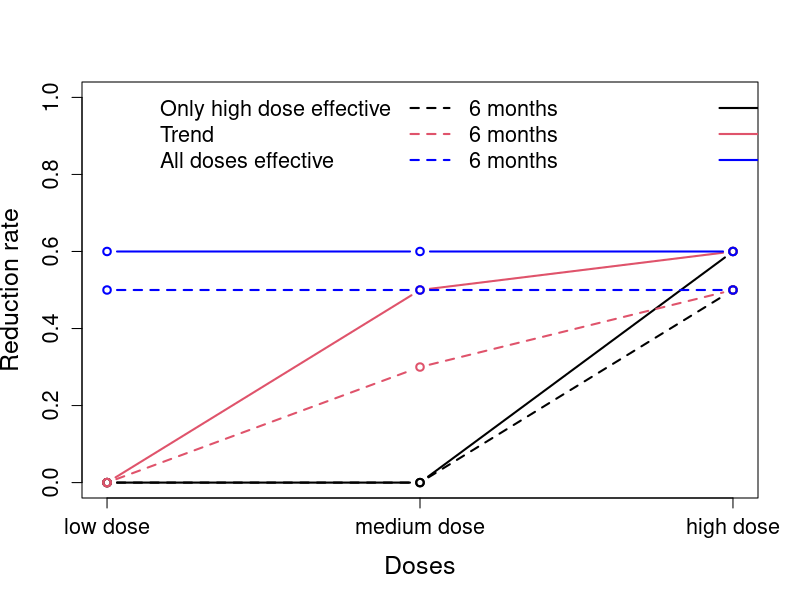
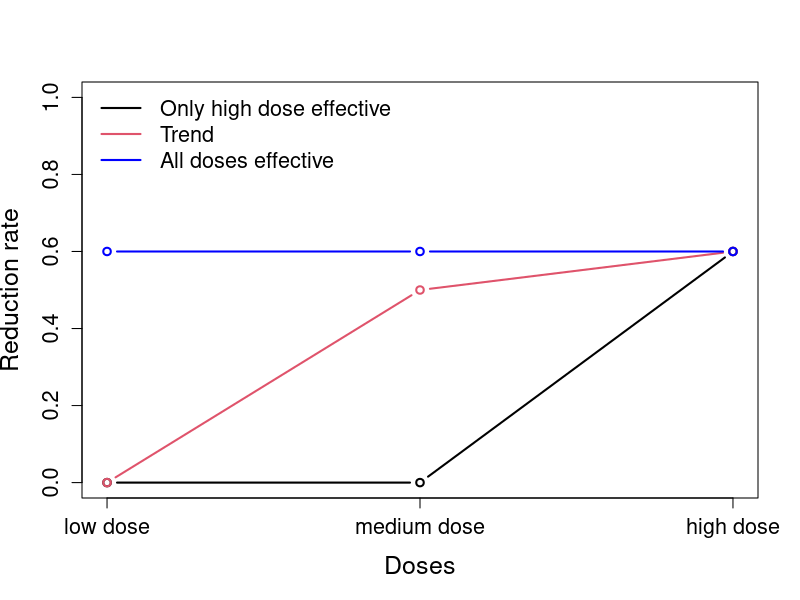

The R script that drew these images, in order: (Note: this script raises an error after producing the figures.)
#save.image(file='eWHORM.RData')
#load('yoursession.RData')


###################################################################
#oncho

mu<-19
sigma<-30
rmonth=1


##################################
#
# Simulation 1
#


r0_6no=0
r1_6no=0
r2_6no=0
r3_6no=0
r0_12no=0
r1_12no=0
r2_12no=0
r3_12no=0

r0_6lo=0
r1_6lo=0
r2_6lo=0
r3_6lo=0.5
r0_12lo=0
r1_12lo=0
r2_12lo=0
r3_12lo=0.6

r0_6me=0
r1_6me=0
r2_6me=0.3
r3_6me=0.5
r0_12me=0
r1_12me=0
r2_12me=0.5
r3_12me=0.6

r0_6hi=0
r1_6hi=0.5
r2_6hi=0.5
r3_6hi=0.5
r0_12hi=0
r1_12hi=0.6
r2_12hi=0.6
r3_12hi=0.6

pdf(file ="Scenarios.pdf", width = 10, height = 10, pointsize = 12, paper = "special")
plot(1:3,c(r1_6lo,r2_6lo,r3_6lo),type="b",lty=2,ylim=c(0,1),ylab="Reduction rate",xlab="Doses",lwd=2,xaxt="n",cex.lab=1.5,cex.axis=1.3)
axis(1,c(1:3),c("low dose","medium dose","high dose"),cex.axis=1.3,cex=1.3)#,c("Selection","condPow","Pow"),padj=-0.3,cex.axis=1.3)
legend("topleft",legend=c("Only high dose effective","Trend","All doses effective","6 months","6 months","6 months","12 months","12 months","12 months"),lwd=2,col=c("white","white","white",1,2,"blue",1,2,"blue"),bty="n",lty=c(1,1,1,2,2,2),ncol=3,cex=1.3)
lines(1:3,c(r1_12lo,r2_12lo,r3_12lo),type="b",lty=1,lwd=2)
lines(1:3,c(r1_12me,r2_12me,r3_12me),type="b",lty=1,lwd=2,col=2)
lines(1:3,c(r1_6me,r2_6me,r3_6me),type="b",lty=2,lwd=2,col=2)            
lines(1:3,c(r1_12hi,r2_12hi,r3_12hi),type="b",lty=1,lwd=2,col="blue")
lines(1:3,c(r1_6hi,r2_6hi,r3_6hi),type="b",lty=2,lwd=2,col="blue")            
dev.off()

pdf(file ="Scenarios_Trichuris.pdf", width = 10, height = 10, pointsize = 12, paper = "special")
plot(1:3,c(r1_12lo,r2_12lo,r3_12lo),type="b",lty=1,ylim=c(0,1),ylab="Reduction rate",xlab="Doses",lwd=2,xaxt="n",cex.lab=1.5,cex.axis=1.3)
axis(1,c(1:3),c("low dose","medium dose","high dose"),cex.axis=1.3,cex=1.3)#,c("Selection","condPow","Pow"),padj=-0.3,cex.axis=1.3)
legend("topleft",legend=c("Only high dose effective","Trend","All doses effective"),lwd=2,col=c(1,2,"blue"),bty="n",lty=c(1,1,1),ncol=1,cex=1.3)
lines(1:3,c(r1_12me,r2_12me,r3_12me),type="b",lty=1,lwd=2,col=2)
lines(1:3,c(r1_12hi,r2_12hi,r3_12hi),type="b",lty=1,lwd=2,col="blue")
dev.off()






mu_raw_0 = mu
sd_raw_0 = sigma 
rho = 0.5
n_trials=10000
n_arms = 4
N1<-c(80,80,80,120,120,120)
N = 200-N1

alpha1<-c(.1,.2,.3,.1,.2,.3)
alpha=.025
sim_out1=1
sel_scen=0
side1=1
test1=0
dropout=.1
rr0=0
rr1=0
rr2=0
rr3=0

#no_effect

#simulation.global.null<-c(mu_raw_0, sd_raw_0, r0_6,r1_6,r2_6,r3_6, r0_12,r1_12,r2_12,r3_12,  rho ,   #data.matrix(expand.grid
#            n_trials,n_arms,N1 , N, rmonth, alpha1 , alpha,  sim_out1,sel_scen, side1, test1)#)

oncho_no_effect<-mapply(simul_res,mu_raw_0, sd_raw_0 , r0_6no,r1_6no,r2_6no,r3_6no, r0_12no,r1_12no,r2_12no,r3_12no,  rho ,
       n_trials,4,N1 , N, rmonth, alpha1 , alpha,
       sim_out1,sel_scen, side1,test1,dropout,rr0,rr1,rr2,rr3)



#low_effect
oncho_low_effect<-mapply(simul_res,mu_raw_0, sd_raw_0 , r0_6lo,r1_6lo,r2_6lo,r3_6lo, r0_12lo,r1_12lo,r2_12lo,r3_12lo,  rho ,
                        n_trials,4,N1 , N, rmonth, alpha1 , alpha,
                        sim_out1,sel_scen, side1,test1,dropout,rr0,rr1,rr2,rr3)


#med_effect

oncho_med_effect<-mapply(simul_res,mu_raw_0, sd_raw_0 , r0_6me,r1_6me,r2_6me,r3_6me, r0_12me,r1_12me,r2_12me,r3_12me,  rho ,
                         n_trials,4,N1 , N, rmonth, alpha1 , alpha,
                         sim_out1,sel_scen, side1,test1,dropout,rr0,rr1,rr2,rr3)



#high_effect

oncho_high_effect<-mapply(simul_res,mu_raw_0, sd_raw_0 , r0_6hi,r1_6hi,r2_6hi,r3_6hi, r0_12hi,r1_12hi,r2_12hi,r3_12hi,  rho ,
                         n_trials,4,N1 , N, rmonth, alpha1 , alpha,
                         sim_out1,sel_scen, side1,test1,dropout,rr0,rr1,rr2,rr3)




#Power
pdf(file ="Oncho_Pow.pdf", width = 12, height = 9, pointsize = 12, paper = "special")

par (mfrow=c(3,4), mar=c(1, 1, 1, 1), oma=c(3, 3, 1, 1))
#plot(1:3,oncho_no_effect[7,1:3],type="b",xaxt="n",ylim=c(0,1),lty=1,lwd=2,col=1)
#mtext(side=2,"Proportion",cex=1,line=2.1)#,line=2.2)
#mtext(side=3,"Low Dose",cex=1.3)#,line=2.2)
#lines(1:3,oncho_no_effect[7,4:6],type="b",lwd=2,col=2)
#lines(1:3,oncho_no_effect[11,1:3],type="b",lwd=2,col=3,lty=2)
#lines(1:3,oncho_no_effect[15,1:3],type="b",lwd=2,col=5,lty=2)

#plot(1:3,oncho_no_effect[8,1:3],type="b",xaxt="n",yaxt="n",ylim=c(0,1),lwd=2,col=1)
#mtext(side=3,"Medium Dose",cex=1.3)#,line=2.2)
#lines(1:3,oncho_no_effect[8,4:6],type="b",lwd=2,col=2)
#lines(1:3,oncho_no_effect[12,1:3],type="b",lwd=2,col=3,lty=2)
#lines(1:3,oncho_no_effect[16,1:3],type="b",lwd=2,col=5,lty=2)

#plot(1:3,oncho_no_effect[9,1:3],type="b",xaxt="n",yaxt="n",ylim=c(0,1),lwd=2,col=1)
#mtext(side=3,"High Dose",cex=1.3)#,line=2.2)
#lines(1:3,oncho_no_effect[9,4:6],type="b",lwd=2,col=2)
#lines(1:3,oncho_no_effect[13,1:3],type="b",lwd=2,col=3,lty=2)
#lines(1:3,oncho_no_effect[17,1:3],type="b",lwd=2,col=5,lty=2)

#plot(1:3,oncho_no_effect[10,1:3],type="b",xaxt="n",yaxt="n",ylim=c(0,1),lwd=2,col=1)
#mtext(side=3,"Disjunctive",cex=1.3)#,line=2.2)
#lines(1:3,oncho_no_effect[10,4:6],type="b",lwd=2,col=2)
#lines(1:3,oncho_no_effect[14,1:3],type="b",lwd=2,col=3,lty=2)
#lines(1:3,oncho_no_effect[18,1:3],type="b",lwd=2,col=5,lty=2)
#mtext(side=4,"Global null hypothesis",cex=1,line=1)#,line=2.2)



plot(1:3,oncho_low_effect[7,1:3],type="b",xaxt="n",ylim=c(0,1),lty=1,lwd=2,col=1,cex.axis=1.3)
legend("top",legend=c(expression(N[1]==80),expression(N[1]==120),"MA1","MA2"),lwd=2,col=c(1,2,3,4,"white","white"),lty=c(1,1,2,2),bty="n",cex=1.3)
mtext(side=2,"Proportion",cex=1,line=2.1)#,line=2.2)
mtext(side=3,"Low Dose",cex=1.3)#,line=2.2)
lines(1:3,oncho_low_effect[7,4:6],type="b",lty=1,lwd=2,col=2)
lines(1:3,oncho_low_effect[11,1:3],type="b",lwd=2,col=3,lty=2)
lines(1:3,oncho_low_effect[15,1:3],type="b",lwd=2,col=5,lty=2)

plot(1:3,oncho_low_effect[8,1:3],type="b",xaxt="n",yaxt="n",ylim=c(0,1),lwd=2,col=1)
mtext(side=3,"Medium Dose",cex=1.3)#,line=2.2)
lines(1:3,oncho_low_effect[8,4:6],type="b",lwd=2,col=2)
lines(1:3,oncho_low_effect[12,1:3],type="b",lwd=2,col=3,lty=2)
lines(1:3,oncho_low_effect[16,1:3],type="b",lwd=2,col=5,lty=2)

plot(1:3,oncho_low_effect[9,1:3],type="b",xaxt="n",yaxt="n",ylim=c(0,1),lwd=2,col=1)
mtext(side=3,"High Dose",cex=1.3)#,line=2.2)
lines(1:3,oncho_low_effect[9,4:6],type="b",lwd=2,col=2)
lines(1:3,oncho_low_effect[13,1:3],type="b",lwd=2,col=3,lty=2)
lines(1:3,oncho_low_effect[17,1:3],type="b",lwd=2,col=5,lty=2)

plot(1:3,oncho_low_effect[10,1:3],type="b",xaxt="n",yaxt="n",ylim=c(0,1),lwd=2,col=1)
lines(1:3,oncho_low_effect[10,4:6],type="b",lwd=2,col=2)
mtext(side=3,"Disjunctive",cex=1.3)#,line=2.2)lines(1:3,oncho_low_effect[10,4:6],type="b",lwd=2,col=2)
lines(1:3,oncho_low_effect[14,1:3],type="b",lwd=2,col=3,lty=2)
lines(1:3,oncho_low_effect[18,1:3],type="b",lwd=2,col=5,lty=2)
mtext(side=4,"Scenario high dose eff.",cex=1,line=1)#,line=2.2)


plot(1:3,oncho_med_effect[7,1:3],type="b",xaxt="n",ylim=c(0,1),lty=1,lwd=2,col=1,cex.axis=1.3)
mtext(side=2,"Proportion",cex=1,line=2.1)#,line=2.2)
lines(1:3,oncho_med_effect[7,4:6],type="b",lty=1,lwd=2,col=2)
lines(1:3,oncho_med_effect[11,1:3],type="b",lwd=2,col=3,lty=2)
lines(1:3,oncho_med_effect[15,1:3],type="b",lwd=2,col=5,lty=2)

plot(1:3,oncho_med_effect[8,1:3],type="b",xaxt="n",yaxt="n",ylim=c(0,1),lwd=2,col=1)
lines(1:3,oncho_med_effect[8,4:6],type="b",lwd=2,col=2)
lines(1:3,oncho_med_effect[12,1:3],type="b",lwd=2,col=3,lty=2)
lines(1:3,oncho_med_effect[16,1:3],type="b",lwd=2,col=5,lty=2)

plot(1:3,oncho_med_effect[9,1:3],type="b",xaxt="n",yaxt="n",ylim=c(0,1),lwd=2,col=1)
lines(1:3,oncho_med_effect[9,4:6],type="b",lwd=2,col=2)
lines(1:3,oncho_med_effect[13,1:3],type="b",lwd=2,col=3,lty=2)
lines(1:3,oncho_med_effect[17,1:3],type="b",lwd=2,col=5,lty=2)

plot(1:3,oncho_med_effect[10,1:3],type="b",xaxt="n",yaxt="n",ylim=c(0,1),lwd=2,col=1)
lines(1:3,oncho_med_effect[10,4:6],type="b",lwd=2,col=2)
lines(1:3,oncho_med_effect[14,1:3],type="b",lwd=2,col=3,lty=2)
lines(1:3,oncho_med_effect[18,1:3],type="b",lwd=2,col=5,lty=2)
mtext(side=4,"Scenario Trend",cex=1,line=1)#,line=2.2)

plot(1:3,oncho_high_effect[7,1:3],type="b",xaxt="n",ylim=c(0,1),lty=1,lwd=2,col=1,cex.axis=1.3)
mtext(side=2,"Proportion",cex=1,line=2.1)#,line=2.2)
lines(1:3,oncho_high_effect[7,4:6],type="b",lty=1,lwd=2,col=2)
lines(1:3,oncho_high_effect[11,1:3],type="b",lwd=2,col=3,lty=2)
lines(1:3,oncho_high_effect[15,1:3],type="b",lwd=2,col=5,lty=2)
axis(1,c(1:3),c("0.1","0.2","0.3"),padj=-0.3,cex.axis=1.3)#,c("Selection","condPow","Pow"),padj=-0.3,cex.axis=1.3)
mtext(side=1,expression(alpha[1]),cex=1,line=2)#,line=2.2)

plot(1:3,oncho_high_effect[8,1:3],type="b",xaxt="n",yaxt="n",ylim=c(0,1),lwd=2,col=1)
lines(1:3,oncho_high_effect[8,4:6],type="b",lwd=2,col=2)
lines(1:3,oncho_high_effect[12,1:3],type="b",lwd=2,col=3,lty=2)
lines(1:3,oncho_high_effect[16,1:3],type="b",lwd=2,col=5,lty=2)
axis(1,c(1:3),c("0.1","0.2","0.3"),padj=-0.3,cex.axis=1.3)#,c("Selection","condPow","Pow"),padj=-0.3,cex.axis=1.3)
mtext(side=1,expression(alpha[1]),cex=1,line=2)#,line=2.2)

plot(1:3,oncho_high_effect[9,1:3],type="b",xaxt="n",yaxt="n",ylim=c(0,1),lwd=2,col=1)
lines(1:3,oncho_high_effect[9,4:6],type="b",lwd=2,col=2)
lines(1:3,oncho_high_effect[13,1:3],type="b",lwd=2,col=3,lty=2)
lines(1:3,oncho_high_effect[17,1:3],type="b",lwd=2,col=5,lty=2)
axis(1,c(1:3),c("0.1","0.2","0.3"),padj=-0.3,cex.axis=1.3)#,c("Selection","condPow","Pow"),padj=-0.3,cex.axis=1.3)
mtext(side=1,expression(alpha[1]),cex=1,line=2)#,line=2.2)

plot(1:3,oncho_high_effect[10,1:3],type="b",xaxt="n",yaxt="n",ylim=c(0,1),lwd=2,col=1)
lines(1:3,oncho_high_effect[10,4:6],type="b",lwd=2,col=2)
lines(1:3,oncho_high_effect[14,1:3],type="b",lwd=2,col=3,lty=2)
lines(1:3,oncho_high_effect[18,1:3],type="b",lwd=2,col=5,lty=2)
mtext(side=4,"Scenario all dose eff.",cex=1,line=1)#,line=2.2)
axis(1,c(1:3),c("0.1","0.2","0.3"),padj=-0.3,cex.axis=1.3)#,c("Selection","condPow","Pow"),padj=-0.3,cex.axis=1.3)
mtext(side=1,expression(alpha[1]),cex=1,line=2)#,line=2.2)

dev.off()



#Selection
pdf(file ="Oncho_selection.pdf", width = 9, height = 12, pointsize = 12, paper = "special")

par (mfrow=c(4,3), mar=c(1, 1, 1, 1), oma=c(3, 3, 1, 1))
plot(1:3,oncho_no_effect[1,1:3],type="b",xaxt="n",ylim=c(0,1),lty=1,lwd=2,col=1)
legend("top",legend=c(expression(N[1]==80),expression(N[1]==120)),lwd=2,col=c(1,2),lty=c(1,1),bty="n",cex=1.3)
mtext(side=2,"Proportion",cex=1,line=2.1)#,line=2.2)
mtext(side=3,"Low Dose",cex=1.3)#,line=2.2)
#legend("topright",legend=c(expression(N[1]==60),expression(alpha[1]==0.1),expression(alpha[1]==0.2),expression(alpha[1]==0.3),expression(N[1]==90),expression(alpha[1]==0.1),expression(alpha[1]==0.2),expression(alpha[1]==0.3)),cex=.8,lwd=2,col=c("white",1:3,"white",4:6),lwd=2.5,ncol=2,bty="n",pch=c(1,1:3,1,4:6))
lines(1:3,oncho_no_effect[1,4:6],type="b",lwd=2,col=2)

plot(1:3,oncho_no_effect[2,1:3],type="b",xaxt="n",yaxt="n",ylim=c(0,1),lwd=2,col=1)
mtext(side=3,"Medium Dose",cex=1.3)#,line=2.2)
lines(1:3,oncho_no_effect[2,4:6],type="b",lwd=2,col=2)

plot(1:3,oncho_no_effect[3,1:3],type="b",xaxt="n",yaxt="n",ylim=c(0,1),lwd=2,col=1)
mtext(side=3,"High Dose",cex=1.3)#,line=2.2)
lines(1:3,oncho_no_effect[3,4:6],type="b",lwd=2,col=2)

mtext(side=4,"Global null hypothesis",cex=1,line=1)#,line=2.2)



plot(1:3,oncho_low_effect[1,1:3],type="b",xaxt="n",ylim=c(0,1),lty=1,lwd=2,col=1,cex.axis=1.3)
mtext(side=2,"Proportion",cex=1,line=2.1)#,line=2.2)
lines(1:3,oncho_low_effect[1,4:6],type="b",lty=1,lwd=2,col=2)

plot(1:3,oncho_low_effect[2,1:3],type="b",xaxt="n",yaxt="n",ylim=c(0,1),lwd=2,col=1)
lines(1:3,oncho_low_effect[2,4:6],type="b",lwd=2,col=2)

plot(1:3,oncho_low_effect[3,1:3],type="b",xaxt="n",yaxt="n",ylim=c(0,1),lwd=2,col=1)
lines(1:3,oncho_low_effect[3,4:6],type="b",lwd=2,col=2)
mtext(side=4,"Scenario high dose eff.",cex=1,line=1)#,line=2.2)


plot(1:3,oncho_med_effect[1,1:3],type="b",xaxt="n",ylim=c(0,1),lty=1,lwd=2,col=1,cex.axis=1.3)
mtext(side=2,"Proportion",cex=1,line=2.1)#,line=2.2)
lines(1:3,oncho_med_effect[1,4:6],type="b",lty=1,lwd=2,col=2)

plot(1:3,oncho_med_effect[2,1:3],type="b",xaxt="n",yaxt="n",ylim=c(0,1),lwd=2,col=1)
lines(1:3,oncho_med_effect[2,4:6],type="b",lwd=2,col=2)

plot(1:3,oncho_med_effect[3,1:3],type="b",xaxt="n",yaxt="n",ylim=c(0,1),lwd=2,col=1)
lines(1:3,oncho_med_effect[3,4:6],type="b",lwd=2,col=2)
mtext(side=4,"Scenario Trend",cex=1,line=1)#,line=2.2)

plot(1:3,oncho_high_effect[1,1:3],type="b",xaxt="n",ylim=c(0,1),lty=1,lwd=2,col=1,cex.axis=1.3)
mtext(side=2,"Proportion",cex=1,line=2.1)#,line=2.2)
lines(1:3,oncho_high_effect[1,4:6],type="b",lty=1,lwd=2,col=2)
axis(1,c(1:3),c("0.1","0.2","0.3"),padj=-0.3,cex.axis=1.3)#,c("Selection","condPow","Pow"),padj=-0.3,cex.axis=1.3)
mtext(side=1,expression(alpha[1]),cex=1,line=2)#,line=2.2)

plot(1:3,oncho_high_effect[2,1:3],type="b",xaxt="n",yaxt="n",ylim=c(0,1),lwd=2,col=1)
lines(1:3,oncho_high_effect[2,4:6],type="b",lwd=2,col=2)
axis(1,c(1:3),c("0.1","0.2","0.3"),padj=-0.3,cex.axis=1.3)#,c("Selection","condPow","Pow"),padj=-0.3,cex.axis=1.3)
mtext(side=1,expression(alpha[1]),cex=1,line=2)#,line=2.2)

plot(1:3,oncho_high_effect[3,1:3],type="b",xaxt="n",yaxt="n",ylim=c(0,1),lwd=2,col=1)
lines(1:3,oncho_high_effect[3,4:6],type="b",lwd=2,col=2)
axis(1,c(1:3),c("0.1","0.2","0.3"),padj=-0.3,cex.axis=1.3)#,c("Selection","condPow","Pow"),padj=-0.3,cex.axis=1.3)
mtext(side=1,expression(alpha[1]),cex=1,line=2)#,line=2.2)
mtext(side=4,"Scenario all dose eff.",cex=1,line=1)#,line=2.2)
dev.off()

#Conditional Power


pdf(file ="Oncho_condpower.pdf", width = 9, height = 9, pointsize = 12, paper = "special")
par (mfrow=c(3,3), mar=c(1, 1, 1, 1), oma=c(3, 3, 1, 1))
#plot(1:3,oncho_no_effect[4,1:3],type="b",xaxt="n",ylim=c(0,1),lty=1,lwd=2,col=1)
#mtext(side=2,"Proportion",cex=1,line=2.1)#,line=2.2)
#mtext(side=3,"Low Dose",cex=1.3)#,line=2.2)
#legend("topright",legend=c(expression(N[1]==60),expression(alpha[1]==0.1),expression(alpha[1]==0.2),expression(alpha[1]==0.3),expression(N[1]==90),expression(alpha[1]==0.1),expression(alpha[1]==0.2),expression(alpha[1]==0.3)),cex=.8,lwd=2,col=c("white",1:3,"white",4:6),lwd=2.5,ncol=2,bty="n",pch=c(1,1:3,1,4:6))
#lines(1:3,oncho_no_effect[4,4:6],type="b",lwd=2,col=2)

#plot(1:3,oncho_no_effect[5,1:3],type="b",xaxt="n",yaxt="n",ylim=c(0,1),lwd=2,col=1)
#mtext(side=3,"Medium Dose",cex=1.3)#,line=2.2)
#lines(1:3,oncho_no_effect[5,4:6],type="b",lwd=2,col=2)

#plot(1:3,oncho_no_effect[6,1:3],type="b",xaxt="n",yaxt="n",ylim=c(0,1),lwd=2,col=1)
#mtext(side=3,"High Dose",cex=1.3)#,line=2.2)
#lines(1:3,oncho_no_effect[6,4:6],type="b",lwd=2,col=2)

#mtext(side=4,"Global null hypothesis",cex=1,line=1)#,line=2.2)



plot(1:3,oncho_low_effect[4,1:3],type="b",xaxt="n",ylim=c(0,1),lty=1,lwd=2,col=1,cex.axis=1.3)
legend("top",legend=c(expression(N[1]==80),expression(N[1]==120)),lwd=2,col=c(1,2),lty=c(1,1),bty="n",cex=1.3)
mtext(side=3,"Low Dose",cex=1.3)#,line=2.2)
mtext(side=2,"Proportion",cex=1,line=2.1)#,line=2.2)
lines(1:3,oncho_low_effect[4,4:6],type="b",lty=1,lwd=2,col=2)

plot(1:3,oncho_low_effect[5,1:3],type="b",xaxt="n",yaxt="n",ylim=c(0,1),lwd=2,col=1)
mtext(side=3,"Medium Dose",cex=1.3)#,line=2.2)
lines(1:3,oncho_low_effect[5,4:6],type="b",lwd=2,col=2)

plot(1:3,oncho_low_effect[6,1:3],type="b",xaxt="n",yaxt="n",ylim=c(0,1),lwd=2,col=1)
mtext(side=3,"High Dose",cex=1.3)#,line=2.2)
lines(1:3,oncho_low_effect[6,4:6],type="b",lwd=2,col=2)
mtext(side=4,"Scenario high dose eff.",cex=1,line=1)#,line=2.2)


plot(1:3,oncho_med_effect[4,1:3],type="b",xaxt="n",ylim=c(0,1),lty=1,lwd=2,col=1,cex.axis=1.3)
mtext(side=2,"Proportion",cex=1,line=2.1)#,line=2.2)
lines(1:3,oncho_med_effect[4,4:6],type="b",lty=1,lwd=2,col=2)

plot(1:3,oncho_med_effect[5,1:3],type="b",xaxt="n",yaxt="n",ylim=c(0,1),lwd=2,col=1)
lines(1:3,oncho_med_effect[5,4:6],type="b",lwd=2,col=2)

plot(1:3,oncho_med_effect[6,1:3],type="b",xaxt="n",yaxt="n",ylim=c(0,1),lwd=2,col=1)
lines(1:3,oncho_med_effect[6,4:6],type="b",lwd=2,col=2)
mtext(side=4,"Scenario Trend",cex=1,line=1)#,line=2.2)

plot(1:3,oncho_high_effect[4,1:3],type="b",xaxt="n",ylim=c(0,1),lty=1,lwd=2,col=1,cex.axis=1.3)
mtext(side=2,"Proportion",cex=1,line=2.1)#,line=2.2)
lines(1:3,oncho_high_effect[4,4:6],type="b",lty=1,lwd=2,col=2)
axis(1,c(1:3),c("0.1","0.2","0.3"),padj=-0.3,cex.axis=1.3)#,c("Selection","condPow","Pow"),padj=-0.3,cex.axis=1.3)
mtext(side=1,expression(alpha[1]),cex=1,line=2)#,line=2.2)

plot(1:3,oncho_high_effect[5,1:3],type="b",xaxt="n",yaxt="n",ylim=c(0,1),lwd=2,col=1)
lines(1:3,oncho_high_effect[5,4:6],type="b",lwd=2,col=2)
axis(1,c(1:3),c("0.1","0.2","0.3"),padj=-0.3,cex.axis=1.3)#,c("Selection","condPow","Pow"),padj=-0.3,cex.axis=1.3)
mtext(side=1,expression(alpha[1]),cex=1,line=2)#,line=2.2)

plot(1:3,oncho_high_effect[6,1:3],type="b",xaxt="n",yaxt="n",ylim=c(0,1),lwd=2,col=1)
lines(1:3,oncho_high_effect[6,4:6],type="b",lwd=2,col=2)
axis(1,c(1:3),c("0.1","0.2","0.3"),padj=-0.3,cex.axis=1.3)#,c("Selection","condPow","Pow"),padj=-0.3,cex.axis=1.3)
mtext(side=1,expression(alpha[1]),cex=1,line=2)#,line=2.2)
mtext(side=4,"Scenario all dose eff.",cex=1,line=1)#,line=2.2)

dev.off()



##################################
#
# Simulation 2
#




###############################################################################################
###############################################################################################

#
#
#     Compare  linear model - t-test Wilcoxon
#
#


N1<-120
N<-200-N1
alpha1<-.3
sel_scen=c(0,0,0,1,1,1)
test1=c(0,2,3,0,2,3)

#no_effect

oncho_no_effect_test<-mapply(simul_res,mu_raw_0, sd_raw_0 , r0_6no,r1_6no,r2_6no,r3_6no, r0_12no,r1_12no,r2_12no,r3_12no,  rho ,
                        n_trials,4,N1 , N, rmonth, alpha1 , alpha,
                        sim_out1,sel_scen, side1,test1,dropout,rr0,rr1,rr2,rr3)

#low_effect
oncho_low_effect_test<-mapply(simul_res,mu_raw_0, sd_raw_0 , r0_6lo,r1_6lo,r2_6lo,r3_6lo, r0_12lo,r1_12lo,r2_12lo,r3_12lo,  rho ,
                         n_trials,4,N1 , N, rmonth, alpha1 , alpha,
                         sim_out1,sel_scen, side1,test1,dropout,rr0,rr1,rr2,rr3)

#med_effect

oncho_med_effect_test<-mapply(simul_res,mu_raw_0, sd_raw_0 , r0_6me,r1_6me,r2_6me,r3_6me, r0_12me,r1_12me,r2_12me,r3_12me,  rho ,
                         n_trials,4,N1 , N, rmonth, alpha1 , alpha,
                         sim_out1,sel_scen, side1,test1,dropout,rr0,rr1,rr2,rr3)

#high_effect

oncho_high_effect_test<-mapply(simul_res,mu_raw_0, sd_raw_0 , r0_6hi,r1_6hi,r2_6hi,r3_6hi, r0_12hi,r1_12hi,r2_12hi,r3_12hi,  rho ,
                          n_trials,4,N1 , N, rmonth, alpha1 , alpha,
                          sim_out1,sel_scen, side1,test1,dropout,rr0,rr1,rr2,rr3)







#Power
pdf(file ="Oncho_Pow_test.pdf", width = 12, height = 9, pointsize = 12, paper = "special")

par (mfrow=c(3,4), mar=c(1, 1, 1, 1), oma=c(3, 3, 1, 1))
#plot(1:3,oncho_no_effect_test[7,1:3],type="b",xaxt="n",ylim=c(0,1),lty=1,lwd=2,col=1)
#mtext(side=2,"Proportion",cex=1,line=2.1)#,line=2.2)
#mtext(side=3,"Low Dose",cex=1.3)#,line=2.2)
##legend("topright",legend=c(expression(N[1]==60),expression(alpha[1]==0.1),expression(alpha[1]==0.2),expression(alpha[1]==0.3),expression(N[1]==90),expression(alpha[1]==0.1),expression(alpha[1]==0.2),expression(alpha[1]==0.3)),cex=.8,lwd=2,col=c("white",1:3,"white",4:6),lwd=2.5,ncol=2,bty="n",pch=c(1,1:3,1,4:6))
#lines(1:3,oncho_no_effect_test[7,4:6],type="b",lwd=2,col=2)
#lines(1:3,oncho_no_effect_test[11,1:3],type="b",lwd=2,col=3,lty=2)
##lines(1:3,oncho_no_effect_test[11,4:6],type="b",lwd=2,col=4) #sollte das selbe sein wie in voriger Zeile, daher weglassen
#lines(1:3,oncho_no_effect_test[15,1:3],type="b",lwd=2,col=5,lty=2)

#plot(1:3,oncho_no_effect_test[8,1:3],type="b",xaxt="n",yaxt="n",ylim=c(0,1),lwd=2,col=1)
#mtext(side=3,"Medium Dose",cex=1.3)#,line=2.2)
#lines(1:3,oncho_no_effect_test[8,4:6],type="b",lwd=2,col=2)
#lines(1:3,oncho_no_effect_test[12,1:3],type="b",lwd=2,col=3,lty=2)
#lines(1:3,oncho_no_effect_test[16,1:3],type="b",lwd=2,col=5,lty=2)#

#plot(1:3,oncho_no_effect_test[9,1:3],type="b",xaxt="n",yaxt="n",ylim=c(0,1),lwd=2,col=1)
#mtext(side=3,"High Dose",cex=1.3)#,line=2.2)
#lines(1:3,oncho_no_effect_test[9,4:6],type="b",lwd=2,col=2)
#lines(1:3,oncho_no_effect_test[13,1:3],type="b",lwd=2,col=3,lty=2)
#lines(1:3,oncho_no_effect_test[17,1:3],type="b",lwd=2,col=5,lty=2)

#plot(1:3,oncho_no_effect_test[10,1:3],type="b",xaxt="n",yaxt="n",ylim=c(0,1),lwd=2,col=1)
#mtext(side=3,"Disjunctive",cex=1.3)#,line=2.2)
#lines(1:3,oncho_no_effect_test[10,4:6],type="b",lwd=2,col=2)
#lines(1:3,oncho_no_effect_test[14,1:3],type="b",lwd=2,col=3,lty=2)
#lines(1:3,oncho_no_effect_test[18,1:3],type="b",lwd=2,col=5,lty=2)
#mtext(side=4,"Global null hypothesis",cex=1,line=1)#,line=2.2)



plot(1:3,oncho_low_effect_test[7,1:3],type="b",xaxt="n",ylim=c(0,1),lty=1,lwd=2,col=1,cex.axis=1.3)
legend("top",legend=c("Selection strategy B","Selection strategy A","MA1","MA2"),lwd=2,col=c(1,2,3,4),lty=c(1,1,2,2),bty="n",cex=1.3)
mtext(side=2,"Proportion",cex=1,line=2.1)#,line=2.2)
mtext(side=3,"Low Dose",cex=1.3)#,line=2.2)
lines(1:3,oncho_low_effect_test[7,4:6],type="b",lty=1,lwd=2,col=2)
lines(1:3,oncho_low_effect_test[11,1:3],type="b",lwd=2,col=3,lty=2)
lines(1:3,oncho_low_effect_test[15,1:3],type="b",lwd=2,col=5,lty=2)

plot(1:3,oncho_low_effect_test[8,1:3],type="b",xaxt="n",yaxt="n",ylim=c(0,1),lwd=2,col=1)
mtext(side=3,"Medium Dose",cex=1.3)#,line=2.2)
lines(1:3,oncho_low_effect_test[8,4:6],type="b",lwd=2,col=2)
lines(1:3,oncho_low_effect_test[12,1:3],type="b",lwd=2,col=3,lty=2)
lines(1:3,oncho_low_effect_test[16,1:3],type="b",lwd=2,col=5,lty=2)

plot(1:3,oncho_low_effect_test[9,1:3],type="b",xaxt="n",yaxt="n",ylim=c(0,1),lwd=2,col=1)
mtext(side=3,"High Dose",cex=1.3)#,line=2.2)
lines(1:3,oncho_low_effect_test[9,4:6],type="b",lwd=2,col=2)
lines(1:3,oncho_low_effect_test[13,1:3],type="b",lwd=2,col=3,lty=2)
lines(1:3,oncho_low_effect_test[17,1:3],type="b",lwd=2,col=5,lty=2)

plot(1:3,oncho_low_effect_test[10,1:3],type="b",xaxt="n",yaxt="n",ylim=c(0,1),lwd=2,col=1)
mtext(side=3,"Disjunctive",cex=1.3)#,line=2.2)
lines(1:3,oncho_low_effect_test[10,4:6],type="b",lwd=2,col=2)
lines(1:3,oncho_low_effect_test[14,1:3],type="b",lwd=2,col=3,lty=2)
lines(1:3,oncho_low_effect_test[18,1:3],type="b",lwd=2,col=5,lty=2)
mtext(side=4,"Scenario high dose eff.",cex=1,line=1)#,line=2.2)


plot(1:3,oncho_med_effect_test[7,1:3],type="b",xaxt="n",ylim=c(0,1),lty=1,lwd=2,col=1,cex.axis=1.3)
mtext(side=2,"Proportion",cex=1,line=2.1)#,line=2.2)
lines(1:3,oncho_med_effect_test[7,4:6],type="b",lty=1,lwd=2,col=2)
lines(1:3,oncho_med_effect_test[11,1:3],type="b",lwd=2,col=3,lty=2)
lines(1:3,oncho_med_effect_test[15,1:3],type="b",lwd=2,col=5,lty=2)

plot(1:3,oncho_med_effect_test[8,1:3],type="b",xaxt="n",yaxt="n",ylim=c(0,1),lwd=2,col=1)
lines(1:3,oncho_med_effect_test[8,4:6],type="b",lwd=2,col=2)
lines(1:3,oncho_med_effect_test[12,1:3],type="b",lwd=2,col=3,lty=2)
lines(1:3,oncho_med_effect_test[16,1:3],type="b",lwd=2,col=5,lty=2)

plot(1:3,oncho_med_effect_test[9,1:3],type="b",xaxt="n",yaxt="n",ylim=c(0,1),lwd=2,col=1)
lines(1:3,oncho_med_effect_test[9,4:6],type="b",lwd=2,col=2)
lines(1:3,oncho_med_effect_test[13,1:3],type="b",lwd=2,col=3,lty=2)
lines(1:3,oncho_med_effect_test[17,1:3],type="b",lwd=2,col=5,lty=2)

plot(1:3,oncho_med_effect_test[10,1:3],type="b",xaxt="n",yaxt="n",ylim=c(0,1),lwd=2,col=1)
lines(1:3,oncho_med_effect_test[10,4:6],type="b",lwd=2,col=2)
lines(1:3,oncho_med_effect_test[14,1:3],type="b",lwd=2,col=3,lty=2)
lines(1:3,oncho_med_effect_test[18,1:3],type="b",lwd=2,col=5,lty=2)
mtext(side=4,"Scenario Trend",cex=1,line=1)#,line=2.2)

plot(1:3,oncho_high_effect_test[7,1:3],type="b",xaxt="n",ylim=c(0,1),lty=1,lwd=2,col=1,cex.axis=1.3)
mtext(side=2,"Proportion",cex=1,line=2.1)#,line=2.2)
lines(1:3,oncho_high_effect_test[7,4:6],type="b",lty=1,lwd=2,col=2)
lines(1:3,oncho_high_effect_test[11,1:3],type="b",lwd=2,col=3,lty=2)
lines(1:3,oncho_high_effect_test[15,1:3],type="b",lwd=2,col=5,lty=2)
axis(1,c(1:3),c("lm","t","cc"),padj=-0.3,cex.axis=1.3)#,c("Selection","condPow","Pow"),padj=-0.3,cex.axis=1.3)
mtext(side=1,"Analysis",cex=1,line=2)#,line=2.2)

plot(1:3,oncho_high_effect_test[8,1:3],type="b",xaxt="n",yaxt="n",ylim=c(0,1),lwd=2,col=1)
lines(1:3,oncho_high_effect_test[8,4:6],type="b",lwd=2,col=2)
lines(1:3,oncho_high_effect_test[12,1:3],type="b",lwd=2,col=3,lty=2)
lines(1:3,oncho_high_effect_test[16,1:3],type="b",lwd=2,col=5,lty=2)
axis(1,c(1:3),c("lm","t","cc"),padj=-0.3,cex.axis=1.3)#,c("Selection","condPow","Pow"),padj=-0.3,cex.axis=1.3)
mtext(side=1,"Analysis",cex=1,line=2)#,line=2.2)

plot(1:3,oncho_high_effect_test[9,1:3],type="b",xaxt="n",yaxt="n",ylim=c(0,1),lwd=2,col=1)
lines(1:3,oncho_high_effect_test[9,4:6],type="b",lwd=2,col=2)
lines(1:3,oncho_high_effect_test[13,1:3],type="b",lwd=2,col=3,lty=2)
lines(1:3,oncho_high_effect_test[17,1:3],type="b",lwd=2,col=5,lty=2)
axis(1,c(1:3),c("lm","t","cc"),padj=-0.3,cex.axis=1.3)#,c("Selection","condPow","Pow"),padj=-0.3,cex.axis=1.3)
mtext(side=1,"Analysis",cex=1,line=2)#,line=2.2)

plot(1:3,oncho_high_effect_test[10,1:3],type="b",xaxt="n",yaxt="n",ylim=c(0,1),lwd=2,col=1)
lines(1:3,oncho_high_effect_test[10,4:6],type="b",lwd=2,col=2)
lines(1:3,oncho_high_effect_test[14,1:3],type="b",lwd=2,col=3,lty=2)
lines(1:3,oncho_high_effect_test[18,1:3],type="b",lwd=2,col=5,lty=2)
mtext(side=4,"Scenario all dose eff.",cex=1,line=1)#,line=2.2)
axis(1,c(1:3),c("lm","t","cc"),padj=-0.3,cex.axis=1.3)#,c("Selection","condPow","Pow"),padj=-0.3,cex.axis=1.3)
mtext(side=1,"Analysis",cex=1,line=2)#,line=2.2)

dev.off()



#Selection
pdf(file ="Oncho_selection_test.pdf", width = 9, height = 12, pointsize = 12, paper = "special")

par (mfrow=c(4,3), mar=c(1, 1, 1, 1), oma=c(3, 3, 1, 1))
plot(1:3,oncho_no_effect_test[1,1:3],type="b",xaxt="n",ylim=c(0,1),lty=1,lwd=2,col=1,cex.axis=1.3)
legend("top",legend=c("Selection strategy B","Selection strategy A"),lwd=2,col=c(1,2,3,4),lty=c(1,1,2,2),bty="n",cex=1.3)
mtext(side=2,"Proportion",cex=1,line=2.1)#,line=2.2)
mtext(side=3,"Low Dose",cex=1.3)#,line=2.2)
#legend("topright",legend=c(expression(N[1]==60),expression(alpha[1]==0.1),expression(alpha[1]==0.2),expression(alpha[1]==0.3),expression(N[1]==90),expression(alpha[1]==0.1),expression(alpha[1]==0.2),expression(alpha[1]==0.3)),cex=.8,lwd=2,col=c("white",1:3,"white",4:6),lwd=2.5,ncol=2,bty="n",pch=c(1,1:3,1,4:6))
lines(1:3,oncho_no_effect_test[1,4:6],type="b",lwd=2,col=2)

plot(1:3,oncho_no_effect_test[2,1:3],type="b",xaxt="n",yaxt="n",ylim=c(0,1),lwd=2,col=1)
mtext(side=3,"Medium Dose",cex=1.3)#,line=2.2)
lines(1:3,oncho_no_effect_test[2,4:6],type="b",lwd=2,col=2)

plot(1:3,oncho_no_effect_test[3,1:3],type="b",xaxt="n",yaxt="n",ylim=c(0,1),lwd=2,col=1)
mtext(side=3,"High Dose",cex=1.3)#,line=2.2)
lines(1:3,oncho_no_effect_test[3,4:6],type="b",lwd=2,col=2)

mtext(side=4,"Global null hypothesis",cex=1,line=1)#,line=2.2)



plot(1:3,oncho_low_effect_test[1,1:3],type="b",xaxt="n",ylim=c(0,1),lty=1,lwd=2,col=1,cex.axis=1.3)
mtext(side=2,"Proportion",cex=1,line=2.1)#,line=2.2)
lines(1:3,oncho_low_effect_test[1,4:6],type="b",lty=1,lwd=2,col=2)

plot(1:3,oncho_low_effect_test[2,1:3],type="b",xaxt="n",yaxt="n",ylim=c(0,1),lwd=2,col=1)
lines(1:3,oncho_low_effect_test[2,4:6],type="b",lwd=2,col=2)

plot(1:3,oncho_low_effect_test[3,1:3],type="b",xaxt="n",yaxt="n",ylim=c(0,1),lwd=2,col=1)
lines(1:3,oncho_low_effect_test[3,4:6],type="b",lwd=2,col=2)
mtext(side=4,"Scenario high dose eff.",cex=1,line=1)#,line=2.2)


plot(1:3,oncho_med_effect_test[1,1:3],type="b",xaxt="n",ylim=c(0,1),lty=1,lwd=2,col=1,cex.axis=1.3)
mtext(side=2,"Proportion",cex=1,line=2.1)#,line=2.2)
lines(1:3,oncho_med_effect_test[1,4:6],type="b",lty=1,lwd=2,col=2)

plot(1:3,oncho_med_effect_test[2,1:3],type="b",xaxt="n",yaxt="n",ylim=c(0,1),lwd=2,col=1)
lines(1:3,oncho_med_effect_test[2,4:6],type="b",lwd=2,col=2)

plot(1:3,oncho_med_effect_test[3,1:3],type="b",xaxt="n",yaxt="n",ylim=c(0,1),lwd=2,col=1)
lines(1:3,oncho_med_effect_test[3,4:6],type="b",lwd=2,col=2)
mtext(side=4,"Scenario Trend",cex=1,line=1)#,line=2.2)

plot(1:3,oncho_high_effect_test[1,1:3],type="b",xaxt="n",ylim=c(0,1),lty=1,lwd=2,col=1,cex.axis=1.3)
mtext(side=2,"Proportion",cex=1,line=2.1)#,line=2.2)
lines(1:3,oncho_high_effect_test[1,4:6],type="b",lty=1,lwd=2,col=2)
axis(1,c(1:3),c("lm","t","cc"),padj=-0.3,cex.axis=1.3)#,c("Selection","condPow","Pow"),padj=-0.3,cex.axis=1.3)
mtext(side=1,"Analysis",cex=1,line=2)#,line=2.2)

plot(1:3,oncho_high_effect_test[2,1:3],type="b",xaxt="n",yaxt="n",ylim=c(0,1),lwd=2,col=1)
lines(1:3,oncho_high_effect_test[2,4:6],type="b",lwd=2,col=2)
axis(1,c(1:3),c("lm","t","cc"),padj=-0.3,cex.axis=1.3)#,c("Selection","condPow","Pow"),padj=-0.3,cex.axis=1.3)
mtext(side=1,"Analysis",cex=1,line=2)#,line=2.2)

plot(1:3,oncho_high_effect_test[3,1:3],type="b",xaxt="n",yaxt="n",ylim=c(0,1),lwd=2,col=1)
lines(1:3,oncho_high_effect_test[3,4:6],type="b",lwd=2,col=2)
axis(1,c(1:3),c("lm","t","cc"),padj=-0.3,cex.axis=1.3)#,c("Selection","condPow","Pow"),padj=-0.3,cex.axis=1.3)
mtext(side=1,"Analysis",cex=1,line=2)#,line=2.2)
mtext(side=4,"Scenario all dose eff.",cex=1,line=1)#,line=2.2)
dev.off()

#Conditional Power


pdf(file ="Oncho_condpower_test.pdf", width = 9, height = 9, pointsize = 12, paper = "special")
par (mfrow=c(3,3), mar=c(1, 1, 1, 1), oma=c(3, 3, 1, 1))
#plot(1:3,oncho_no_effect_test[4,1:3],type="b",xaxt="n",ylim=c(0,1),lty=1,lwd=2,col=1)
#mtext(side=2,"Proportion",cex=1,line=2.1)#,line=2.2)
#mtext(side=3,"Low Dose",cex=1.3)#,line=2.2)
##legend("topright",legend=c(expression(N[1]==60),expression(alpha[1]==0.1),expression(alpha[1]==0.2),expression(alpha[1]==0.3),expression(N[1]==90),expression(alpha[1]==0.1),expression(alpha[1]==0.2),expression(alpha[1]==0.3)),cex=.8,lwd=2,col=c("white",1:3,"white",4:6),lwd=2.5,ncol=2,bty="n",pch=c(1,1:3,1,4:6))
#lines(1:3,oncho_no_effect_test[4,4:6],type="b",lwd=2,col=2)

#plot(1:3,oncho_no_effect_test[5,1:3],type="b",xaxt="n",yaxt="n",ylim=c(0,1),lwd=2,col=1)
#mtext(side=3,"Medium Dose",cex=1.3)#,line=2.2)
#lines(1:3,oncho_no_effect_test[5,4:6],type="b",lwd=2,col=2)

#plot(1:3,oncho_no_effect_test[6,1:3],type="b",xaxt="n",yaxt="n",ylim=c(0,1),lwd=2,col=1)
#mtext(side=3,"High Dose",cex=1.3)#,line=2.2)
#lines(1:3,oncho_no_effect_test[6,4:6],type="b",lwd=2,col=2)
#mtext(side=4,"Global null hypothesis",cex=1,line=1)#,line=2.2)



plot(1:3,oncho_low_effect_test[4,1:3],type="b",xaxt="n",ylim=c(0,1),lty=1,lwd=2,col=1,cex.axis=1.3)
legend("top",legend=c("Selection strategy B","Selection strategy A"),lwd=2,col=c(1,2,3,4),lty=c(1,1,2,2),bty="n",cex=1.3)
mtext(side=3,"Low Dose",cex=1.3)#,line=2.2)
mtext(side=2,"Proportion",cex=1,line=2.1)#,line=2.2)
lines(1:3,oncho_low_effect_test[4,4:6],type="b",lty=1,lwd=2,col=2)

plot(1:3,oncho_low_effect_test[5,1:3],type="b",xaxt="n",yaxt="n",ylim=c(0,1),lwd=2,col=1)
mtext(side=3,"Medium Dose",cex=1.3)#,line=2.2)
lines(1:3,oncho_low_effect_test[5,4:6],type="b",lwd=2,col=2)

plot(1:3,oncho_low_effect_test[6,1:3],type="b",xaxt="n",yaxt="n",ylim=c(0,1),lwd=2,col=1)
mtext(side=3,"High Dose",cex=1.3)#,line=2.2)
lines(1:3,oncho_low_effect_test[6,4:6],type="b",lwd=2,col=2)
mtext(side=4,"Scenario high dose eff.",cex=1,line=1)#,line=2.2)


plot(1:3,oncho_med_effect_test[4,1:3],type="b",xaxt="n",ylim=c(0,1),lty=1,lwd=2,col=1,cex.axis=1.3)
mtext(side=2,"Proportion",cex=1,line=2.1)#,line=2.2)
lines(1:3,oncho_med_effect_test[4,4:6],type="b",lty=1,lwd=2,col=2)

plot(1:3,oncho_med_effect_test[5,1:3],type="b",xaxt="n",yaxt="n",ylim=c(0,1),lwd=2,col=1)
lines(1:3,oncho_med_effect_test[5,4:6],type="b",lwd=2,col=2)

plot(1:3,oncho_med_effect_test[6,1:3],type="b",xaxt="n",yaxt="n",ylim=c(0,1),lwd=2,col=1)
lines(1:3,oncho_med_effect_test[6,4:6],type="b",lwd=2,col=2)
mtext(side=4,"Scenario Trend",cex=1,line=1)#,line=2.2)

plot(1:3,oncho_high_effect_test[4,1:3],type="b",xaxt="n",ylim=c(0,1),lty=1,lwd=2,col=1,cex.axis=1.3)
mtext(side=2,"Proportion",cex=1,line=2.1)#,line=2.2)
lines(1:3,oncho_high_effect_test[4,4:6],type="b",lty=1,lwd=2,col=2)
axis(1,c(1:3),c("lm","t","cc"),padj=-0.3,cex.axis=1.3)#,c("Selection","condPow","Pow"),padj=-0.3,cex.axis=1.3)
mtext(side=1,"Analysis",cex=1,line=2)#,line=2.2)

plot(1:3,oncho_high_effect_test[5,1:3],type="b",xaxt="n",yaxt="n",ylim=c(0,1),lwd=2,col=1)
lines(1:3,oncho_high_effect_test[5,4:6],type="b",lwd=2,col=2)
axis(1,c(1:3),c("lm","t","cc"),padj=-0.3,cex.axis=1.3)#,c("Selection","condPow","Pow"),padj=-0.3,cex.axis=1.3)
mtext(side=1,"Analysis",cex=1,line=2)#,line=2.2)

plot(1:3,oncho_high_effect_test[6,1:3],type="b",xaxt="n",yaxt="n",ylim=c(0,1),lwd=2,col=1)
lines(1:3,oncho_high_effect_test[6,4:6],type="b",lwd=2,col=2)
axis(1,c(1:3),c("0.1","0.2","0.3"),padj=-0.3,cex.axis=1.3)#,c("Selection","condPow","Pow"),padj=-0.3,cex.axis=1.3)
axis(1,c(1:3),c("lm","t","cc"),padj=-0.3,cex.axis=1.3)#,c("Selection","condPow","Pow"),padj=-0.3,cex.axis=1.3)
mtext(side=1,"Analysis",cex=1,line=2)#,line=2.2)

dev.off()




#Error


pdf(file ="Oncho_Error.pdf", width = 12, height = 6, pointsize = 12, paper = "special")

par (mfrow=c(2,4), mar=c(1, 1, 1, 1), oma=c(3, 3, 1, 1))
plot(1:3,oncho_no_effect[7,1:3],type="b",xaxt="n",ylim=c(0,0.05),lty=1,lwd=2,col=1,cex.axis=1.3)
legend("top",legend=c(expression(N[1]==80),expression(N[1]==120),"MA1","MA2"),lwd=2,col=c(1,2,3,4),lty=c(1,1,2,2),bty="n",cex=1.3)
mtext(side=2,"FWER",cex=1,line=2.1)#,line=2.2)
mtext(side=3,"Low Dose",cex=1.3)#,line=2.2)
lines(1:3,oncho_no_effect[7,4:6],type="b",lwd=2,col=2)
lines(1:3,oncho_no_effect[11,1:3],type="b",lwd=2,col=3,lty=2)
lines(1:3,oncho_no_effect[15,1:3],type="b",lwd=2,col=5,lty=2)
abline(h=0.025)
axis(1,c(1:3),c("0.1","0.2","0.3"),padj=-0.3,cex.axis=1.3)#,c("Selection","condPow","Pow"),padj=-0.3,cex.axis=1.3)
mtext(side=1,expression(alpha[1]),cex=1,line=2)#,line=2.2)

plot(1:3,oncho_no_effect[8,1:3],type="b",xaxt="n",yaxt="n",ylim=c(0,0.05),lwd=2,col=1)
mtext(side=3,"Medium Dose",cex=1.3)#,line=2.2)
lines(1:3,oncho_no_effect[8,4:6],type="b",lwd=2,col=2)
lines(1:3,oncho_no_effect[12,1:3],type="b",lwd=2,col=3,lty=2)
lines(1:3,oncho_no_effect[16,1:3],type="b",lwd=2,col=5,lty=2)
abline(h=0.025)
axis(1,c(1:3),c("0.1","0.2","0.3"),padj=-0.3,cex.axis=1.3)#,c("Selection","condPow","Pow"),padj=-0.3,cex.axis=1.3)
mtext(side=1,expression(alpha[1]),cex=1,line=2)#,line=2.2)

plot(1:3,oncho_no_effect[9,1:3],type="b",xaxt="n",yaxt="n",ylim=c(0,0.05),lwd=2,col=1)
mtext(side=3,"High Dose",cex=1.3)#,line=2.2)
lines(1:3,oncho_no_effect[9,4:6],type="b",lwd=2,col=2)
lines(1:3,oncho_no_effect[13,1:3],type="b",lwd=2,col=3,lty=2)
lines(1:3,oncho_no_effect[17,1:3],type="b",lwd=2,col=5,lty=2)
abline(h=0.025)
axis(1,c(1:3),c("0.1","0.2","0.3"),padj=-0.3,cex.axis=1.3)#,c("Selection","condPow","Pow"),padj=-0.3,cex.axis=1.3)
mtext(side=1,expression(alpha[1]),cex=1,line=2)#,line=2.2)

plot(1:3,oncho_no_effect[10,1:3],type="b",xaxt="n",yaxt="n",ylim=c(0,0.05),lwd=2,col=1)
mtext(side=3,"Total Study FWER",cex=1.3)#,line=2.2)
lines(1:3,oncho_no_effect[10,4:6],type="b",lwd=2,col=2)
lines(1:3,oncho_no_effect[14,1:3],type="b",lwd=2,col=3,lty=2)
lines(1:3,oncho_no_effect[18,1:3],type="b",lwd=2,col=5,lty=2)
mtext(side=4,"Global null hypothesis",cex=1,line=1)#,line=2.2)
abline(h=0.025)
axis(1,c(1:3),c("0.1","0.2","0.3"),padj=-0.3,cex.axis=1.3)#,c("Selection","condPow","Pow"),padj=-0.3,cex.axis=1.3)
mtext(side=1,expression(alpha[1]),cex=1,line=2)#,line=2.2)



plot(1:3,oncho_no_effect_test[7,1:3],type="b",xaxt="n",ylim=c(0,0.05),lty=1,lwd=2,col=1,cex.axis=1.3)
legend("top",legend=c("Selection strategy B","Selection strategy A","MA1","MA2"),lwd=2,col=c(1,2,3,4),lty=c(1,1,2,2),bty="n",cex=1.3)
mtext(side=2,"Proportion",cex=1,line=2.1)#,line=2.2)
##legend("topright",legend=c(expression(N[1]==60),expression(alpha[1]==0.1),expression(alpha[1]==0.2),expression(alpha[1]==0.3),expression(N[1]==90),expression(alpha[1]==0.1),expression(alpha[1]==0.2),expression(alpha[1]==0.3)),cex=.8,lwd=2,col=c("white",1:3,"white",4:6),lwd=2.5,ncol=2,bty="n",pch=c(1,1:3,1,4:6))
lines(1:3,oncho_no_effect_test[7,4:6],type="b",lwd=2,col=2)
lines(1:3,oncho_no_effect_test[11,1:3],type="b",lwd=2,col=3,lty=2)
lines(1:3,oncho_no_effect_test[15,1:3],type="b",lwd=2,col=5,lty=2)
abline(h=0.025)
axis(1,c(1:3),c("lm","t","cc"),padj=-0.3,cex.axis=1.3)#,c("Selection","condPow","Pow"),padj=-0.3,cex.axis=1.3)
mtext(side=1,"Analysis",cex=1,line=2)#,line=2.2)

plot(1:3,oncho_no_effect_test[8,1:3],type="b",xaxt="n",yaxt="n",ylim=c(0,0.05),lwd=2,col=1)
lines(1:3,oncho_no_effect_test[8,4:6],type="b",lwd=2,col=2)
lines(1:3,oncho_no_effect_test[12,1:3],type="b",lwd=2,col=3,lty=2)
lines(1:3,oncho_no_effect_test[16,1:3],type="b",lwd=2,col=5,lty=2)#
abline(h=0.025)
axis(1,c(1:3),c("lm","t","cc"),padj=-0.3,cex.axis=1.3)#,c("Selection","condPow","Pow"),padj=-0.3,cex.axis=1.3)
mtext(side=1,"Analysis",cex=1,line=2)#,line=2.2)

plot(1:3,oncho_no_effect_test[9,1:3],type="b",xaxt="n",yaxt="n",ylim=c(0,0.05),lwd=2,col=1)
lines(1:3,oncho_no_effect_test[9,4:6],type="b",lwd=2,col=2)
lines(1:3,oncho_no_effect_test[13,1:3],type="b",lwd=2,col=3,lty=2)
lines(1:3,oncho_no_effect_test[17,1:3],type="b",lwd=2,col=5,lty=2)
abline(h=0.025)
axis(1,c(1:3),c("lm","t","cc"),padj=-0.3,cex.axis=1.3)#,c("Selection","condPow","Pow"),padj=-0.3,cex.axis=1.3)
mtext(side=1,"Analysis",cex=1,line=2)#,line=2.2)

plot(1:3,oncho_no_effect_test[10,1:3],type="b",xaxt="n",yaxt="n",ylim=c(0,0.05),lwd=2,col=1)
lines(1:3,oncho_no_effect_test[10,4:6],type="b",lwd=2,col=2)
lines(1:3,oncho_no_effect_test[14,1:3],type="b",lwd=2,col=3,lty=2)
lines(1:3,oncho_no_effect_test[18,1:3],type="b",lwd=2,col=5,lty=2)
mtext(side=4,"Global null hypothesis",cex=1,line=1)#,line=2.2)
abline(h=0.025)
axis(1,c(1:3),c("lm","t","cc"),padj=-0.3,cex.axis=1.3)#,c("Selection","condPow","Pow"),padj=-0.3,cex.axis=1.3)
mtext(side=1,"Analysis",cex=1,line=2)#,line=2.2)

dev.off()















##################################
#
# Simulation 3
#




###############################################################################################
###############################################################################################

#
#
#     Add total responder; Compare  linear model - t-test Wilcoxon
#
#


sel_scen=0#c(0,0,0)
test1=c(0,2,3,4)
rr0<-.1
rr1<-.1
rr2<-.1
rr3<-.1
#no_effect

oncho_no_effect_resp<-mapply(simul_res,mu_raw_0, sd_raw_0 , r0_6no,r1_6no,r2_6no,r3_6no, r0_12no,r1_12no,r2_12no,r3_12no,  rho ,
                             n_trials,4,N1 , N, rmonth, alpha1 , alpha,
                             sim_out1,sel_scen, side1,test1,dropout,rr0,rr1,rr2,rr3)

rr0<-.1
rr1<-.1
rr2<-.1
rr3<-r3_12lo-.1

#low_effect
oncho_low_effect_resp<-mapply(simul_res,mu_raw_0, sd_raw_0 , r0_6lo,r1_6lo,r2_6lo,r3_6lo, r0_12lo,r1_12lo,r2_12lo,r3_12lo,  rho ,
                              n_trials,4,N1 , N, rmonth, alpha1 , alpha,
                              sim_out1,sel_scen, side1,test1,dropout,rr0,rr1,rr2,rr3)

#med_effect
rr0<-.1
rr1<-.1
rr2<-r2_12me-.1
rr3<-r3_12me-.1

oncho_med_effect_resp<-mapply(simul_res,mu_raw_0, sd_raw_0 , r0_6me,r1_6me,r2_6me,r3_6me, r0_12me,r1_12me,r2_12me,r3_12me,  rho ,
                              n_trials,4,N1 , N, rmonth, alpha1 , alpha,
                              sim_out1,sel_scen, side1,test1,dropout,rr0,rr1,rr2,rr3)

#high_effect

rr0<-.1
rr1<-r1_12hi-.1
rr2<-r2_12hi-.1
rr3<-r3_12hi-.1

oncho_high_effect_resp<-mapply(simul_res,mu_raw_0, sd_raw_0 , r0_6hi,r1_6hi,r2_6hi,r3_6hi, r0_12hi,r1_12hi,r2_12hi,r3_12hi,  rho ,
                               n_trials,4,N1 , N, rmonth, alpha1 , alpha,
                               sim_out1,sel_scen, side1,test1,dropout,rr0,rr1,rr2,rr3)







#Power



#Power
pdf(file ="Oncho_Pow_resp.pdf", width = 12, height = 9, pointsize = 12, paper = "special")

par (mfrow=c(3,4), mar=c(1, 1, 1, 1), oma=c(3, 3, 1, 1))
#plot(1:4,oncho_no_effect_resp[7,1:4],type="b",xaxt="n",ylim=c(0,1),lty=1,lwd=2,col=1)
#mtext(side=2,"Proportion",cex=1,line=2.1)#,line=2.2)
#mtext(side=3,"Low Dose",cex=1.3)#,line=2.2)
##legend("topright",legend=c(expression(N[1]==60),expression(alpha[1]==0.1),expression(alpha[1]==0.2),expression(alpha[1]==0.3),expression(N[1]==90),expression(alpha[1]==0.1),expression(alpha[1]==0.2),expression(alpha[1]==0.3)),cex=.8,lwd=2,col=c("white",1:4,"white",4:6),lwd=2.5,ncol=2,bty="n",pch=c(1,1:4,1,4:6))
#lines(1:4,oncho_no_effect_resp[7,4:6],type="b",lwd=2,col=2)
#lines(1:4,oncho_no_effect_resp[11,1:4],type="b",lwd=2,col=3,lty=2)
##lines(1:4,oncho_no_effect_resp[11,4:6],type="b",lwd=2,col=4) #sollte das selbe sein wie in voriger Zeile, daher weglassen
#lines(1:4,oncho_no_effect_resp[15,1:4],type="b",lwd=2,col=5,lty=2)

#plot(1:4,oncho_no_effect_resp[8,1:4],type="b",xaxt="n",yaxt="n",ylim=c(0,1),lwd=2,col=1)
#mtext(side=3,"Medium Dose",cex=1.3)#,line=2.2)
#lines(1:4,oncho_no_effect_resp[8,4:6],type="b",lwd=2,col=2)
#lines(1:4,oncho_no_effect_resp[12,1:4],type="b",lwd=2,col=3,lty=2)
#lines(1:4,oncho_no_effect_resp[16,1:4],type="b",lwd=2,col=5,lty=2)#

#plot(1:4,oncho_no_effect_resp[9,1:4],type="b",xaxt="n",yaxt="n",ylim=c(0,1),lwd=2,col=1)
#mtext(side=3,"High Dose",cex=1.3)#,line=2.2)
#lines(1:4,oncho_no_effect_resp[9,4:6],type="b",lwd=2,col=2)
#lines(1:4,oncho_no_effect_resp[13,1:4],type="b",lwd=2,col=3,lty=2)
#lines(1:4,oncho_no_effect_resp[17,1:4],type="b",lwd=2,col=5,lty=2)

#plot(1:4,oncho_no_effect_resp[10,1:4],type="b",xaxt="n",yaxt="n",ylim=c(0,1),lwd=2,col=1)
#mtext(side=3,"Disjunctive",cex=1.3)#,line=2.2)
#lines(1:4,oncho_no_effect_resp[10,4:6],type="b",lwd=2,col=2)
#lines(1:4,oncho_no_effect_resp[14,1:4],type="b",lwd=2,col=3,lty=2)
#lines(1:4,oncho_no_effect_resp[18,1:4],type="b",lwd=2,col=5,lty=2)
#mtext(side=4,"Global null hypothesis",cex=1,line=1)#,line=2.2)



plot(1:4,oncho_low_effect_resp[7,1:4],type="b",xaxt="n",ylim=c(0,1),lty=1,lwd=2,col=1,cex.axis=1.3)
#legend("top",legend=c(expression(N[1]==80),expression(N[1]==120),"MA1","MA2"),lwd=2,col=c(1,2,3,4),lty=c(1,1,2,2),bty="n")
mtext(side=2,"Proportion",cex=1,line=2.1)#,line=2.2)
mtext(side=3,"Low Dose",cex=1.3)#,line=2.2)
#lines(1:4,oncho_low_effect_resp[7,4:6],type="b",lty=1,lwd=2,col=2)
lines(1:4,oncho_low_effect_resp[11,1:4],type="b",lwd=2,col=3,lty=2)
lines(1:4,oncho_low_effect_resp[15,1:4],type="b",lwd=2,col=5,lty=2)
legend("top",legend=c("Adaptive design","MA1","MA2"),lwd=2,col=c(1,3,4),lty=c(1,2,2),bty="n",cex=1.3)

plot(1:4,oncho_low_effect_resp[8,1:4],type="b",xaxt="n",yaxt="n",ylim=c(0,1),lwd=2,col=1)
mtext(side=3,"Medium Dose",cex=1.3)#,line=2.2)
#lines(1:4,oncho_low_effect_resp[8,4:6],type="b",lwd=2,col=2)
lines(1:4,oncho_low_effect_resp[12,1:4],type="b",lwd=2,col=3,lty=2)
lines(1:4,oncho_low_effect_resp[16,1:4],type="b",lwd=2,col=5,lty=2)

plot(1:4,oncho_low_effect_resp[9,1:4],type="b",xaxt="n",yaxt="n",ylim=c(0,1),lwd=2,col=1)
mtext(side=3,"High Dose",cex=1.3)#,line=2.2)
#lines(1:4,oncho_low_effect_resp[9,4:6],type="b",lwd=2,col=2)
lines(1:4,oncho_low_effect_resp[13,1:4],type="b",lwd=2,col=3,lty=2)
lines(1:4,oncho_low_effect_resp[17,1:4],type="b",lwd=2,col=5,lty=2)

plot(1:4,oncho_low_effect_resp[10,1:4],type="b",xaxt="n",yaxt="n",ylim=c(0,1),lwd=2,col=1)
mtext(side=3,"Disjunctive",cex=1.3)#,line=2.2)
#lines(1:4,oncho_low_effect_resp[10,4:6],type="b",lwd=2,col=2)
lines(1:4,oncho_low_effect_resp[14,1:4],type="b",lwd=2,col=3,lty=2)
lines(1:4,oncho_low_effect_resp[18,1:4],type="b",lwd=2,col=5,lty=2)
mtext(side=4,"Scenario high dose eff.",cex=1,line=1)#,line=2.2)


plot(1:4,oncho_med_effect_resp[7,1:4],type="b",xaxt="n",ylim=c(0,1),lty=1,lwd=2,col=1,cex.axis=1.3)
mtext(side=2,"Proportion",cex=1,line=2.1)#,line=2.2)
#lines(1:4,oncho_med_effect_resp[7,4:6],type="b",lty=1,lwd=2,col=2)
lines(1:4,oncho_med_effect_resp[11,1:4],type="b",lwd=2,col=3,lty=2)
lines(1:4,oncho_med_effect_resp[15,1:4],type="b",lwd=2,col=5,lty=2)

plot(1:4,oncho_med_effect_resp[8,1:4],type="b",xaxt="n",yaxt="n",ylim=c(0,1),lwd=2,col=1)
#lines(1:4,oncho_med_effect_resp[8,4:6],type="b",lwd=2,col=2)
lines(1:4,oncho_med_effect_resp[12,1:4],type="b",lwd=2,col=3,lty=2)
lines(1:4,oncho_med_effect_resp[16,1:4],type="b",lwd=2,col=5,lty=2)

plot(1:4,oncho_med_effect_resp[9,1:4],type="b",xaxt="n",yaxt="n",ylim=c(0,1),lwd=2,col=1)
#lines(1:4,oncho_med_effect_resp[9,4:6],type="b",lwd=2,col=2)
lines(1:4,oncho_med_effect_resp[13,1:4],type="b",lwd=2,col=3,lty=2)
lines(1:4,oncho_med_effect_resp[17,1:4],type="b",lwd=2,col=5,lty=2)

plot(1:4,oncho_med_effect_resp[10,1:4],type="b",xaxt="n",yaxt="n",ylim=c(0,1),lwd=2,col=1)
#lines(1:4,oncho_med_effect_resp[10,4:6],type="b",lwd=2,col=2)
lines(1:4,oncho_med_effect_resp[14,1:4],type="b",lwd=2,col=3,lty=2)
lines(1:4,oncho_med_effect_resp[18,1:4],type="b",lwd=2,col=5,lty=2)
mtext(side=4,"Scenario Trend",cex=1,line=1)#,line=2.2)

plot(1:4,oncho_high_effect_resp[7,1:4],type="b",xaxt="n",ylim=c(0,1),lty=1,lwd=2,col=1,cex.axis=1.3)
mtext(side=2,"Proportion",cex=1,line=2.1)#,line=2.2)
#lines(1:4,oncho_high_effect_resp[7,4:6],type="b",lty=1,lwd=2,col=2)
lines(1:4,oncho_high_effect_resp[11,1:4],type="b",lwd=2,col=3,lty=2)
lines(1:4,oncho_high_effect_resp[15,1:4],type="b",lwd=2,col=5,lty=2)
axis(1,c(1:4),c("lm","t","cc","c"),padj=-0.3,cex.axis=1.3)#,c("Selection","condPow","Pow"),padj=-0.3,cex.axis=1.3)
mtext(side=1,"Analysis",cex=1,line=2)#,line=2.2)

plot(1:4,oncho_high_effect_resp[8,1:4],type="b",xaxt="n",yaxt="n",ylim=c(0,1),lwd=2,col=1)
#lines(1:4,oncho_high_effect_resp[8,4:6],type="b",lwd=2,col=2)
lines(1:4,oncho_high_effect_resp[12,1:4],type="b",lwd=2,col=3,lty=2)
lines(1:4,oncho_high_effect_resp[16,1:4],type="b",lwd=2,col=5,lty=2)
axis(1,c(1:4),c("lm","t","cc","c"),padj=-0.3,cex.axis=1.3)#,c("Selection","condPow","Pow"),padj=-0.3,cex.axis=1.3)
mtext(side=1,"Analysis",cex=1,line=2)#,line=2.2)

plot(1:4,oncho_high_effect_resp[9,1:4],type="b",xaxt="n",yaxt="n",ylim=c(0,1),lwd=2,col=1)
#lines(1:4,oncho_high_effect_resp[9,4:6],type="b",lwd=2,col=2)
lines(1:4,oncho_high_effect_resp[13,1:4],type="b",lwd=2,col=3,lty=2)
lines(1:4,oncho_high_effect_resp[17,1:4],type="b",lwd=2,col=5,lty=2)
axis(1,c(1:4),c("lm","t","cc","c"),padj=-0.3,cex.axis=1.3)#,c("Selection","condPow","Pow"),padj=-0.3,cex.axis=1.3)
mtext(side=1,"Analysis",cex=1,line=2)#,line=2.2)

plot(1:4,oncho_high_effect_resp[10,1:4],type="b",xaxt="n",yaxt="n",ylim=c(0,1),lwd=2,col=1)
#lines(1:4,oncho_high_effect_resp[10,4:6],type="b",lwd=2,col=2)
lines(1:4,oncho_high_effect_resp[14,1:4],type="b",lwd=2,col=3,lty=2)
lines(1:4,oncho_high_effect_resp[18,1:4],type="b",lwd=2,col=5,lty=2)
mtext(side=4,"Scenario all dose eff.",cex=1,line=1)#,line=2.2)
axis(1,c(1:4),c("lm","t","cc","c"),padj=-0.3,cex.axis=1.3)#,c("Selection","condPow","Pow"),padj=-0.3,cex.axis=1.3)
mtext(side=1,"Analysis",cex=1,line=2)#,line=2.2)

dev.off()



#Selection
pdf(file ="Oncho_selection_resp.pdf", width = 9, height = 12, pointsize = 12, paper = "special")

par (mfrow=c(4,3), mar=c(1, 1, 1, 1), oma=c(3, 3, 1, 1))
plot(1:4,oncho_no_effect_resp[1,1:4],type="b",xaxt="n",ylim=c(0,1),lty=1,lwd=2,col=1,cex.axis=1.3)
#legend("top",legend=c(expression(N[1]==80),expression(N[1]==120)),lwd=2,col=c(1,2,3,4),lty=c(1,1,2,2),bty="n")
mtext(side=2,"Proportion",cex=1,line=2.1)#,line=2.2)
mtext(side=3,"Low Dose",cex=1.3)#,line=2.2)
#legend("topright",legend=c(expression(N[1]==60),expression(alpha[1]==0.1),expression(alpha[1]==0.2),expression(alpha[1]==0.3),expression(N[1]==90),expression(alpha[1]==0.1),expression(alpha[1]==0.2),expression(alpha[1]==0.3)),cex=.8,lwd=2,col=c("white",1:4,"white",4:6),lwd=2.5,ncol=2,bty="n",pch=c(1,1:4,1,4:6))
#lines(1:4,oncho_no_effect_resp[1,4:6],type="b",lwd=2,col=2)
legend("top",legend=c("Adaptive design","MA1","MA2"),lwd=2,col=c(1,3,4),lty=c(1,2,2),bty="n",cex=1.3)

plot(1:4,oncho_no_effect_resp[2,1:4],type="b",xaxt="n",yaxt="n",ylim=c(0,1),lwd=2,col=1)
mtext(side=3,"Medium Dose",cex=1.3)#,line=2.2)
#lines(1:4,oncho_no_effect_resp[2,4:6],type="b",lwd=2,col=2)

plot(1:4,oncho_no_effect_resp[3,1:4],type="b",xaxt="n",yaxt="n",ylim=c(0,1),lwd=2,col=1)
mtext(side=3,"High Dose",cex=1.3)#,line=2.2)
#lines(1:4,oncho_no_effect_resp[3,4:6],type="b",lwd=2,col=2)

mtext(side=4,"Global null hypothesis",cex=1,line=1)#,line=2.2)



plot(1:4,oncho_low_effect_resp[1,1:4],type="b",xaxt="n",ylim=c(0,1),lty=1,lwd=2,col=1,cex.axis=1.3)
mtext(side=2,"Proportion",cex=1,line=2.1)#,line=2.2)
#lines(1:4,oncho_low_effect_resp[1,4:6],type="b",lty=1,lwd=2,col=2)

plot(1:4,oncho_low_effect_resp[2,1:4],type="b",xaxt="n",yaxt="n",ylim=c(0,1),lwd=2,col=1)
#lines(1:4,oncho_low_effect_resp[2,4:6],type="b",lwd=2,col=2)

plot(1:4,oncho_low_effect_resp[3,1:4],type="b",xaxt="n",yaxt="n",ylim=c(0,1),lwd=2,col=1)
#lines(1:4,oncho_low_effect_resp[3,4:6],type="b",lwd=2,col=2)
mtext(side=4,"Scenario high dose eff.",cex=1,line=1)#,line=2.2)


plot(1:4,oncho_med_effect_resp[1,1:4],type="b",xaxt="n",ylim=c(0,1),lty=1,lwd=2,col=1,cex.axis=1.3)
mtext(side=2,"Proportion",cex=1,line=2.1)#,line=2.2)
#lines(1:4,oncho_med_effect_resp[1,4:6],type="b",lty=1,lwd=2,col=2)

plot(1:4,oncho_med_effect_resp[2,1:4],type="b",xaxt="n",yaxt="n",ylim=c(0,1),lwd=2,col=1)
#lines(1:4,oncho_med_effect_resp[2,4:6],type="b",lwd=2,col=2)

plot(1:4,oncho_med_effect_resp[3,1:4],type="b",xaxt="n",yaxt="n",ylim=c(0,1),lwd=2,col=1)
#lines(1:4,oncho_med_effect_resp[3,4:6],type="b",lwd=2,col=2)
mtext(side=4,"Scenario Trend",cex=1,line=1)#,line=2.2)

plot(1:4,oncho_high_effect_resp[1,1:4],type="b",xaxt="n",ylim=c(0,1),lty=1,lwd=2,col=1,cex.axis=1.3)
mtext(side=2,"Proportion",cex=1,line=2.1)#,line=2.2)
#lines(1:4,oncho_high_effect_resp[1,4:6],type="b",lty=1,lwd=2,col=2)
axis(1,c(1:4),c("lm","t","cc","c"),padj=-0.3,cex.axis=1.3)#,c("Selection","condPow","Pow"),padj=-0.3,cex.axis=1.3)
mtext(side=1,"Analysis",cex=1,line=2)#,line=2.2)

plot(1:4,oncho_high_effect_resp[2,1:4],type="b",xaxt="n",yaxt="n",ylim=c(0,1),lwd=2,col=1)
#lines(1:4,oncho_high_effect_resp[2,4:6],type="b",lwd=2,col=2)
axis(1,c(1:4),c("lm","t","cc","c"),padj=-0.3,cex.axis=1.3)#,c("Selection","condPow","Pow"),padj=-0.3,cex.axis=1.3)
mtext(side=1,"Analysis",cex=1,line=2)#,line=2.2)

plot(1:4,oncho_high_effect_resp[3,1:4],type="b",xaxt="n",yaxt="n",ylim=c(0,1),lwd=2,col=1)
#lines(1:4,oncho_high_effect_resp[3,4:6],type="b",lwd=2,col=2)
axis(1,c(1:4),c("lm","t","cc","c"),padj=-0.3,cex.axis=1.3)#,c("Selection","condPow","Pow"),padj=-0.3,cex.axis=1.3)
mtext(side=1,"Analysis",cex=1,line=2)#,line=2.2)
mtext(side=4,"Scenario all dose eff.",cex=1,line=1)#,line=2.2)
dev.off()

#Conditional Power


pdf(file ="Oncho_condpower_resp.pdf", width = 9, height = 9, pointsize = 12, paper = "special")
par (mfrow=c(3,3), mar=c(1, 1, 1, 1), oma=c(3, 3, 1, 1))
#plot(1:4,oncho_no_effect_resp[4,1:4],type="b",xaxt="n",ylim=c(0,1),lty=1,lwd=2,col=1)
#mtext(side=2,"Proportion",cex=1,line=2.1)#,line=2.2)
#mtext(side=3,"Low Dose",cex=1.3)#,line=2.2)
##legend("topright",legend=c(expression(N[1]==60),expression(alpha[1]==0.1),expression(alpha[1]==0.2),expression(alpha[1]==0.3),expression(N[1]==90),expression(alpha[1]==0.1),expression(alpha[1]==0.2),expression(alpha[1]==0.3)),cex=.8,lwd=2,col=c("white",1:4,"white",4:6),lwd=2.5,ncol=2,bty="n",pch=c(1,1:4,1,4:6))
#lines(1:4,oncho_no_effect_resp[4,4:6],type="b",lwd=2,col=2)

#plot(1:4,oncho_no_effect_resp[5,1:4],type="b",xaxt="n",yaxt="n",ylim=c(0,1),lwd=2,col=1)
#mtext(side=3,"Medium Dose",cex=1.3)#,line=2.2)
#lines(1:4,oncho_no_effect_resp[5,4:6],type="b",lwd=2,col=2)

#plot(1:4,oncho_no_effect_resp[6,1:4],type="b",xaxt="n",yaxt="n",ylim=c(0,1),lwd=2,col=1)
#mtext(side=3,"High Dose",cex=1.3)#,line=2.2)
#lines(1:4,oncho_no_effect_resp[6,4:6],type="b",lwd=2,col=2)
#mtext(side=4,"Global null hypothesis",cex=1,line=1)#,line=2.2)



plot(1:4,oncho_low_effect_resp[4,1:4],type="b",xaxt="n",ylim=c(0,1),lty=1,lwd=2,col=1,cex.axis=1.3)
#legend("top",legend=c(expression(N[1]==80),expression(N[1]==120)),lwd=2,col=c(1,2,3,4),lty=c(1,1,2,2),bty="n")
mtext(side=3,"Low Dose",cex=1.3)#,line=2.2)
mtext(side=2,"Proportion",cex=1,line=2.1)#,line=2.2)
#lines(1:4,oncho_low_effect_resp[4,4:6],type="b",lty=1,lwd=2,col=2)
legend("top",legend=c("Adaptive design","MA1","MA2"),lwd=2,col=c(1,3,4),lty=c(1,2,2),bty="n",cex=1.3)

plot(1:4,oncho_low_effect_resp[5,1:4],type="b",xaxt="n",yaxt="n",ylim=c(0,1),lwd=2,col=1)
mtext(side=3,"Medium Dose",cex=1.3)#,line=2.2)
#lines(1:4,oncho_low_effect_resp[5,4:6],type="b",lwd=2,col=2)

plot(1:4,oncho_low_effect_resp[6,1:4],type="b",xaxt="n",yaxt="n",ylim=c(0,1),lwd=2,col=1)
mtext(side=3,"High Dose",cex=1.3)#,line=2.2)
#lines(1:4,oncho_low_effect_resp[6,4:6],type="b",lwd=2,col=2)
mtext(side=4,"Scenario high dose eff.",cex=1,line=1)#,line=2.2)


plot(1:4,oncho_med_effect_resp[4,1:4],type="b",xaxt="n",ylim=c(0,1),lty=1,lwd=2,col=1,cex.axis=1.3)
mtext(side=2,"Proportion",cex=1,line=2.1)#,line=2.2)
#lines(1:4,oncho_med_effect_resp[4,4:6],type="b",lty=1,lwd=2,col=2)

plot(1:4,oncho_med_effect_resp[5,1:4],type="b",xaxt="n",yaxt="n",ylim=c(0,1),lwd=2,col=1)
#lines(1:4,oncho_med_effect_resp[5,4:6],type="b",lwd=2,col=2)

plot(1:4,oncho_med_effect_resp[6,1:4],type="b",xaxt="n",yaxt="n",ylim=c(0,1),lwd=2,col=1)
#lines(1:4,oncho_med_effect_resp[6,4:6],type="b",lwd=2,col=2)
mtext(side=4,"Scenario Trend",cex=1,line=1)#,line=2.2)

plot(1:4,oncho_high_effect_resp[4,1:4],type="b",xaxt="n",ylim=c(0,1),lty=1,lwd=2,col=1,cex.axis=1.3)
mtext(side=2,"Proportion",cex=1,line=2.1)#,line=2.2)
#lines(1:4,oncho_high_effect_resp[4,4:6],type="b",lty=1,lwd=2,col=2)
axis(1,c(1:4),c("lm","t","cc","c"),padj=-0.3,cex.axis=1.3)#,c("Selection","condPow","Pow"),padj=-0.3,cex.axis=1.3)
mtext(side=1,"Analysis",cex=1,line=2)#,line=2.2)

plot(1:4,oncho_high_effect_resp[5,1:4],type="b",xaxt="n",yaxt="n",ylim=c(0,1),lwd=2,col=1)
#lines(1:4,oncho_high_effect_resp[5,4:6],type="b",lwd=2,col=2)
axis(1,c(1:4),c("lm","t","cc","c"),padj=-0.3,cex.axis=1.3)#,c("Selection","condPow","Pow"),padj=-0.3,cex.axis=1.3)
mtext(side=1,"Analysis",cex=1,line=2)#,line=2.2)

plot(1:4,oncho_high_effect_resp[6,1:4],type="b",xaxt="n",yaxt="n",ylim=c(0,1),lwd=2,col=1)
#lines(1:4,oncho_high_effect_resp[6,4:6],type="b",lwd=2,col=2)
axis(1,c(1:4),c("lm","t","cc","c"),padj=-0.3,cex.axis=1.3)#,c("Selection","condPow","Pow"),padj=-0.3,cex.axis=1.3)
mtext(side=1,"Analysis",cex=1,line=2)#,line=2.2)

dev.off()




#Error


pdf(file ="Oncho_Error_resp.pdf", width = 12, height = 3, pointsize = 12, paper = "special")

par (mfrow=c(1,4), mar=c(1, 1, 1, 1), oma=c(3, 3, 1, 1))



plot(1:4,oncho_no_effect_resp[7,1:4],type="b",xaxt="n",ylim=c(0,0.05),lty=1,lwd=2,col=1,cex.axis=1.3)
mtext(side=2,"Proportion",cex=1,line=2.1)#,line=2.2)
##legend("topright",legend=c(expression(N[1]==60),expression(alpha[1]==0.1),expression(alpha[1]==0.2),expression(alpha[1]==0.3),expression(N[1]==90),expression(alpha[1]==0.1),expression(alpha[1]==0.2),expression(alpha[1]==0.3)),cex=.8,lwd=2,col=c("white",1:4,"white",4:6),lwd=2.5,ncol=2,bty="n",pch=c(1,1:4,1,4:6))
#lines(1:4,oncho_no_effect_resp[7,4:6],type="b",lwd=2,col=2)
lines(1:4,oncho_no_effect_resp[11,1:4],type="b",lwd=2,col=3,lty=2)
lines(1:4,oncho_no_effect_resp[15,1:4],type="b",lwd=2,col=5,lty=2)
abline(h=0.025)
axis(1,c(1:4),c("lm","t","cc","c"),padj=-0.3,cex.axis=1.3)#,c("Selection","condPow","Pow"),padj=-0.3,cex.axis=1.3)
mtext(side=1,"Analysis",cex=1,line=2)#,line=2.2)
mtext(side=3,"Low Dose",cex=1.3)#,line=2.2)
legend("top",legend=c("Adaptive design","MA1","MA2"),lwd=2,col=c(1,3,4),lty=c(1,2,2),bty="n",cex=1.3)

plot(1:4,oncho_no_effect_resp[8,1:4],type="b",xaxt="n",yaxt="n",ylim=c(0,0.05),lwd=2,col=1)
#lines(1:4,oncho_no_effect_resp[8,4:6],type="b",lwd=2,col=2)
lines(1:4,oncho_no_effect_resp[12,1:4],type="b",lwd=2,col=3,lty=2)
lines(1:4,oncho_no_effect_resp[16,1:4],type="b",lwd=2,col=5,lty=2)#
abline(h=0.025)
axis(1,c(1:4),c("lm","t","cc","c"),padj=-0.3,cex.axis=1.3)#,c("Selection","condPow","Pow"),padj=-0.3,cex.axis=1.3)
mtext(side=1,"Analysis",cex=1,line=2)#,line=2.2)
mtext(side=3,"Medium dose",cex=1.3)#,line=2.2)


plot(1:4,oncho_no_effect_resp[9,1:4],type="b",xaxt="n",yaxt="n",ylim=c(0,0.05),lwd=2,col=1)
#lines(1:4,oncho_no_effect_resp[9,4:6],type="b",lwd=2,col=2)
lines(1:4,oncho_no_effect_resp[13,1:4],type="b",lwd=2,col=3,lty=2)
lines(1:4,oncho_no_effect_resp[17,1:4],type="b",lwd=2,col=5,lty=2)
abline(h=0.025)
axis(1,c(1:4),c("lm","t","cc","c"),padj=-0.3,cex.axis=1.3)#,c("Selection","condPow","Pow"),padj=-0.3,cex.axis=1.3)
mtext(side=1,"Analysis",cex=1,line=2)#,line=2.2)
mtext(side=3,"High dose",cex=1.3)#,line=2.2)

plot(1:4,oncho_no_effect_resp[10,1:4],type="b",xaxt="n",yaxt="n",ylim=c(0,0.05),lwd=2,col=1)
#lines(1:4,oncho_no_effect_resp[10,4:6],type="b",lwd=2,col=2)
lines(1:4,oncho_no_effect_resp[14,1:4],type="b",lwd=2,col=3,lty=2)
lines(1:4,oncho_no_effect_resp[18,1:4],type="b",lwd=2,col=5,lty=2)
mtext(side=4,"Global null hypothesis",cex=1,line=1)#,line=2.2)
abline(h=0.025)
axis(1,c(1:4),c("lm","t","cc","c"),padj=-0.3,cex.axis=1.3)#,c("Selection","condPow","Pow"),padj=-0.3,cex.axis=1.3)
mtext(side=1,"Analysis",cex=1,line=2)#,line=2.2)
mtext(side=3,"Total Study FWER",cex=1.3)#,line=2.2)

dev.off()
